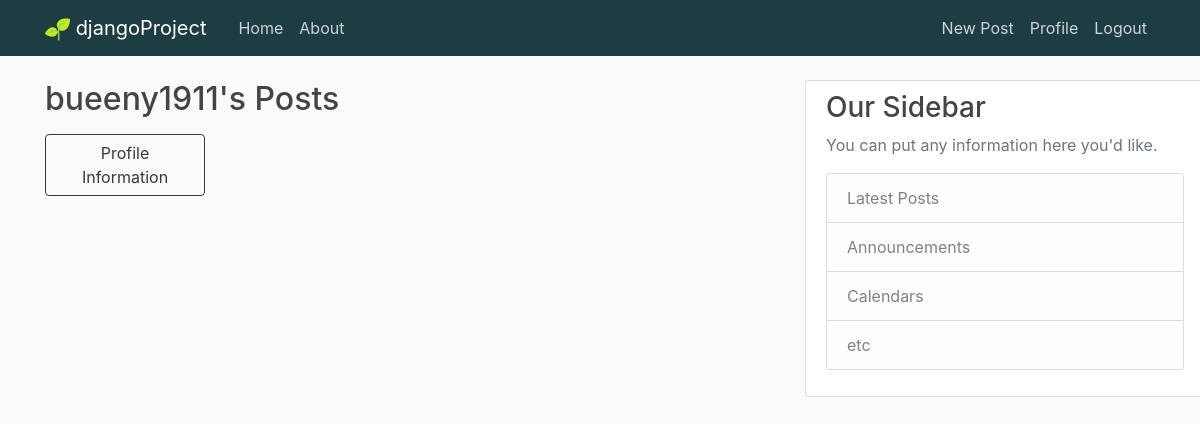
Page /post/bueeny1911 (signed in) on the earlier database version.
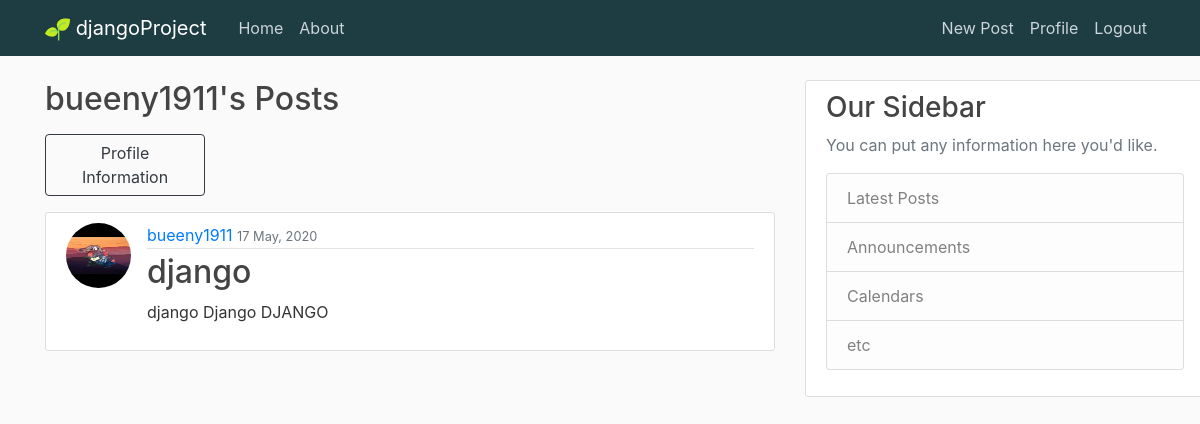
Same page on the later database version.
### App01/models.py (models this page shows, shortened)
class Post (models.Model):
    title = models.CharField(max_length =  100)
    content = models.TextField()
    date_posted = models.DateTimeField(default =  timezone.now)
    author = models.ForeignKey(User, on_delete=models.CASCADE)

### users/models.py (models this page shows, shortened)
class Profile(models.Model):
    user = models.OneToOneField(User ,on_delete = models.CASCADE) #models.cascade, delete user = delete this profile too
    birthday =  models.DateField(auto_now = False, auto_now_add = False, null = True)
    image = models.ImageField(default = 'default.jpg', upload_to = 'profile-pics',null = True)
    bio = models.TextField(max_length=500, blank=True)
    location = models.CharField(max_length=30, blank=True)

### App01/views.py (the view, shortened to what this page needs)
# urls.py: path('post/<str:username>', UserPostListView.as_view(), name = 'user-posts'),
class UserPostListView(LoginRequiredMixin, ListView):
    model = Post
    template_name = 'App01/user_posts.html' # <app><modeL><view_type>.html
    context_object_name = 'posts'
    paginate_by = 5
    def get_queryset(self):
        user = get_object_or_404(User, username = self.kwargs.get('username')) # get username of the instance
        return Post.objects.filter(author = user).order_by('-date_posted')  # get the objects under this username

### App01/templates/App01/user_posts.html (shortened to what this page needs)
{%extends "App01/base.html" %} Call the base template
{% block content %}
<div class = "row">
  <div class = "col-12">
    <h2 href = "#">{{view.kwargs.username}}'s Posts</h2>
  </div>
  <div class = "col-3 mt-2">
    <a class = "btn btn-outline-dark col-sm" href ="{% url 'profile-detail' view.kwargs.username %}">Profile Information</a>
  </div>
</div>
{% for post in posts %}
  <article class="media content-section mt-3">
    <img class = "rounded-circle article-img" src= "{{ post.author.profile.image.url }}">
    <div class="media-body">
      <div class="article-metadata">
        <a class="" href="{% url 'user-posts' post.author.username %}">{{ post.author }}</a>
        <small class="text-muted">{{ post.date_posted | date:"d F, Y"}}</small>
      </div>
      <h2><a class="article-title" href="{% url 'post-detail' post.id %}">{{ post.title }}</a></h2>
      <p class="article-content">{{ post.content }}</p>
    </div>
  </article>
{% endfor %}
{% endblock content%}

### App01/templates/App01/base.html (shortened to what this page needs)
{% load static %}
<!DOCTYPE html>
<html>
<head>
    <link rel="stylesheet" href="https://stackpath.bootstrapcdn.com/bootstrap/4.4.1/css/bootstrap.min.css">
    <link rel="stylesheet" href="https://stackpath.bootstrapcdn.com/bootstrap/4.4.1/css/bootstrap.min.css">
    <link rel="stylesheet" type = "text/css" href = "{% static 'App01/main.css'%}">
    <link href="https://stackpath.bootstrapcdn.com/font-awesome/4.7.0/css/font-awesome.min.css" rel="stylesheet">
    <link rel="stylesheet" href="https://cdnjs.cloudflare.com/ajax/libs/tempusdominus-bootstrap-4/5.1.2/css/tempusdominus-bootstrap-4.min.css" />
</head>
<body>
    <header class="site-header">
      <nav class="navbar navbar-expand-md navbar-dark bg-steel fixed-top">
        <div class="container">
          <a class="navbar-brand mr-4" href="{% url 'App01-home' %}">
            <img title ="djangoProject"
            width = 25 height  = 25 >
            djangoProject</a>
          <div class="collapse navbar-collapse" id="navbarToggle">
            <div class="navbar-nav mr-auto">
              <a class="nav-item nav-link" href="{% url 'App01-home' %}">Home</a>
              <a class="nav-item nav-link" href="{% url 'App01-about' %}">About</a>
            </div>
            <div class="navbar-nav">
              {% if user.is_authenticated %}
                <a class="nav-item nav-link" href="{% url 'post-create'%}">New Post</a>
                <a class="nav-item nav-link" href="{% url 'profile'%}">Profile</a>
                <a class="nav-item nav-link" href="{% url 'logout' %}">Logout</a>
              {% else %}
                <a class="nav-item nav-link" href="{% url 'login' %}">Login</a>
                <a class="nav-item nav-link" href="{% url 'register'%}">Register</a>
              {% endif%}
            </div>
          </div>
        </div>
      </nav>
    </header>
    <main role="main" class="container">
      <div class="row">
        <div class="col-md-8">
          {% block content %}
          {% endblock %}
        </div>
        <div class="col-md-4">
          <div class="content-section">
            <h3>Our Sidebar</h3>
            <p class='text-muted'>You can put any information here you'd like.
              <ul class="list-group">
                <li class="list-group-item list-group-item-light">Latest Posts</li>
                <li class="list-group-item list-group-item-light">Announcements</li>
                <li class="list-group-item list-group-item-light">Calendars</li>
                <li class="list-group-item list-group-item-light">etc</li>
              </ul>
            </p>
          </div>
        </div>
      </div>
    </main>
</body>
</html>

### App01/static/App01/main.css (style rules this page uses)
body { background: #fafafa; color: #333333; margin-top: 5rem; }
h1, h2, h3, h4, h5, h6 { color: #444444; }
ul { margin: 0; }
.bg-steel { background-color: #1d3d42; }
.site-header .navbar-nav .nav-link { color: #cbd5db; }
.content-section { background: #ffffff; padding: 10px 20px; border: 1px solid #dddddd; border-radius: 3px; margin-bottom: 20px; word-wrap: break-word; overflow-wrap: break-word; overflow: hidden; max-width: 800px; min-width: 400px; }
.article-title { color: #444444; }
.article-content { word-wrap: break-word; overflow-wrap: break-word; max-width: 800px; overflow: hidden; float: left; }
.article-img { height: 65px; width: 65px; margin-right: 16px; }
.article-metadata { padding-bottom: 1px; margin-bottom: 4px; border-bottom: 1px solid #e3e3e3 }

Differences in the rows shown:
added Post: author.profile.image (placeholder picture), author "bueeny1911", date_posted "17 May, 2020", title "django", content "django Django DJANGO"
